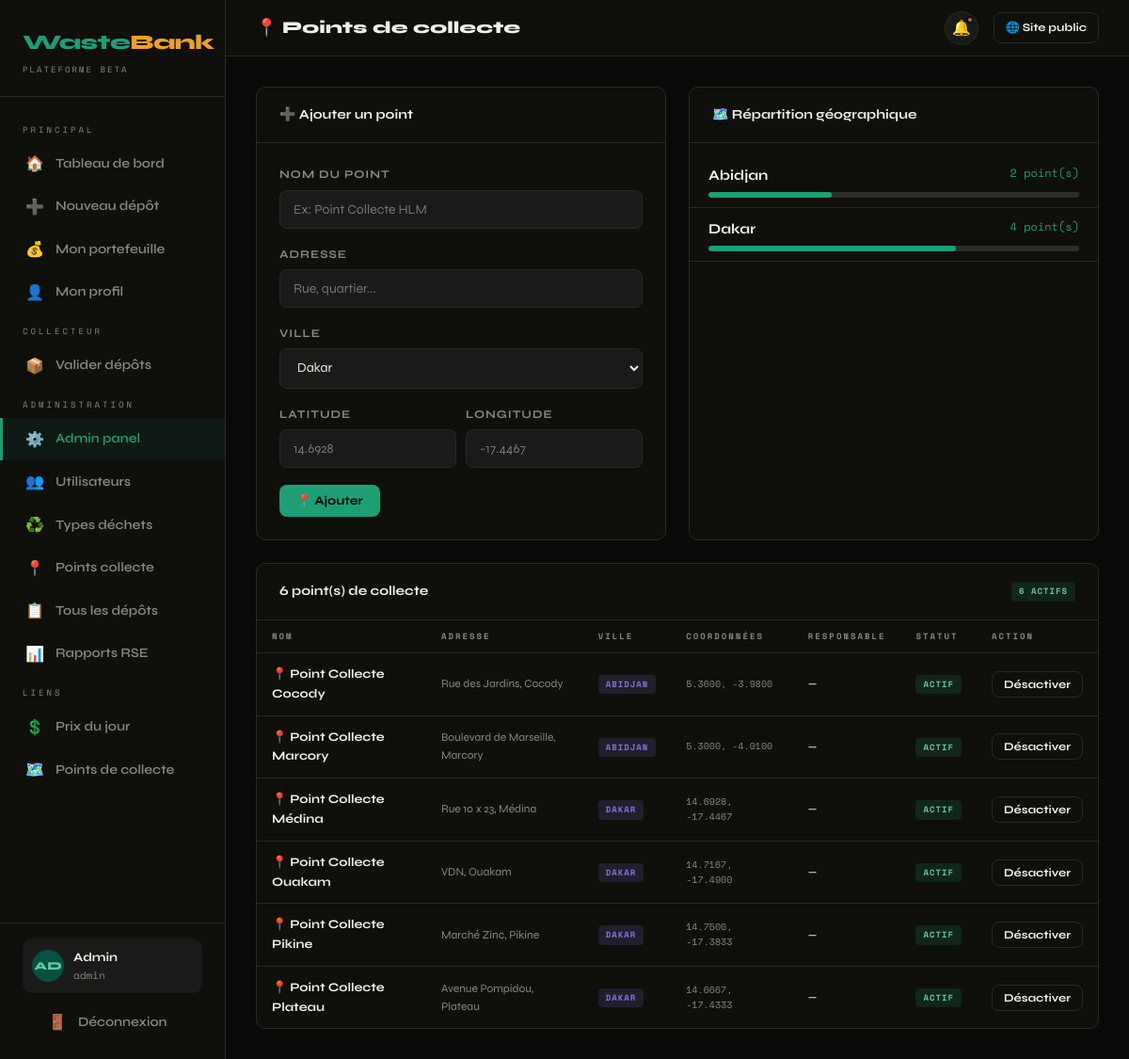
Page /admin/collection-points (signed in) on the committed database.
### tables this page shows
CREATE TABLE users (
            id          INTEGER PRIMARY KEY AUTOINCREMENT,
            name        TEXT NOT NULL,
            email       TEXT UNIQUE NOT NULL,
            phone       TEXT UNIQUE,
            password    TEXT NOT NULL,
            role        TEXT NOT NULL DEFAULT 'citizen',  -- citizen | collector | admin
            city        TEXT DEFAULT 'Dakar',
            balance     REAL DEFAULT 0.0,
            points      INTEGER DEFAULT 0,
            avatar      TEXT,
            created_at  TEXT DEFAULT (datetime('now')),
            active      INTEGER DEFAULT 1
        );

CREATE TABLE collection_points (
            id          INTEGER PRIMARY KEY AUTOINCREMENT,
            name        TEXT NOT NULL,
            address     TEXT NOT NULL,
            city        TEXT NOT NULL,
            lat         REAL,
            lng         REAL,
            manager_id  INTEGER REFERENCES users(id),
            capacity_kg REAL DEFAULT 500,
            active      INTEGER DEFAULT 1,
            created_at  TEXT DEFAULT (datetime('now'))
        );

### routes/admin.py (the view, shortened to what this page needs)
@admin_bp.route("/collection-points", methods=["GET", "POST"])
@login_required
@admin_required
def collection_points():
    db = get_db()
    cps = db.execute("""
        SELECT cp.*, u.name as manager_name
        FROM collection_points cp
        LEFT JOIN users u ON cp.manager_id = u.id
        ORDER BY cp.city, cp.name
    """).fetchall()
    return render_template("admin/collection_points.html", points=cps)

### models/db.py (called while the page is built)
def get_db():
    if "db" not in g:
        g.db = sqlite3.connect(
            current_app.config["DATABASE"],
            detect_types=sqlite3.PARSE_DECLTYPES,
        )
        g.db.row_factory = sqlite3.Row
        g.db.execute("PRAGMA foreign_keys = ON")
    return g.db

### routes/admin.py (called while the page is built)
def admin_required(f):
    from functools import wraps
    @wraps(f)
    def decorated(*args, **kwargs):
        if session.get("user_role") != "admin":
            flash("Accès administrateur requis.", "error")
            return redirect(url_for("dash.home"))
        return f(*args, **kwargs)
    return decorated

### routes/auth.py (called while the page is built)
def login_required(f):
    from functools import wraps
    @wraps(f)
    def decorated(*args, **kwargs):
        if "user_id" not in session:
            flash("Connectez-vous pour accéder à cette page.", "warning")
            return redirect(url_for("auth.login"))
        return f(*args, **kwargs)
    return decorated

### templates/admin/collection_points.html (shortened to what this page needs)
{% extends "dashboard/layout.html" %}
{% block page_title %}📍 Points de collecte{% endblock %}
{% block content %}
<div class="grid-2" style="margin-bottom:24px;">
  <div class="card">
    <div class="card-header"><span class="card-title">➕ Ajouter un point</span></div>
    <div class="card-body">
      <form method="POST">
        <div class="form-group"><label>Nom du point</label><input type="text" name="name" required placeholder="Ex: Point Collecte HLM"></div>
        <div class="form-group"><label>Adresse</label><input type="text" name="address" required placeholder="Rue, quartier..."></div>
        <div class="form-group">
          <label>Ville</label>
          <select name="city">
            {% for c in ['Dakar','Thiès','Saint-Louis','Ziguinchor','Abidjan','Cotonou','Lomé','Bamako','Ouagadougou'] %}
            <option>{{ c }}</option>{% endfor %}
          </select>
        </div>
        <div class="grid-2" style="gap:10px;">
          <div class="form-group"><label>Latitude</label><input type="number" name="lat" step="0.0001" placeholder="14.6928"></div>
          <div class="form-group"><label>Longitude</label><input type="number" name="lng" step="0.0001" placeholder="-17.4467"></div>
        </div>
        <button type="submit" class="btn btn-primary">📍 Ajouter</button>
      </form>
    </div>
  </div>
  <div class="card">
    <div class="card-header"><span class="card-title">🗺️ Répartition géographique</span></div>
    <div class="card-body" style="padding:12px 0;">
      {% set cities = points|groupby('city') %}
      {% for city, cpoints in cities %}
      <div style="padding:10px 20px;border-bottom:1px solid var(--border);">
        <div style="display:flex;justify-content:space-between;margin-bottom:6px;">
          <span style="font-weight:700;">{{ city }}</span>
          <span class="mono text-green" style="font-size:12px;">{{ cpoints|list|length }} point(s)</span>
        </div>
        <div class="progress-bar">
          <div class="progress-fill" style="width:{{ [(cpoints|list|length) / (points|length) * 100, 100]|min }}%;"></div>
        </div>
      </div>
      {% endfor %}
    </div>
  </div>
</div>
<div class="card">
  <div class="card-header">
    <span class="card-title">{{ points|length }} point(s) de collecte</span>
    <span class="badge badge-green">{{ points|selectattr('active')|list|length }} actifs</span>
  </div>
  <div class="table-wrap">
    <table>
      <thead><tr><th>Nom</th><th>Adresse</th><th>Ville</th><th>Coordonnées</th><th>Responsable</th><th>Statut</th><th>Action</th></tr></thead>
      <tbody>
        {% for cp in points %}
        <tr style="{% if not cp['active'] %}opacity:.4;{% endif %}">
          <td style="font-weight:700;">📍 {{ cp['name'] }}</td>
          <td style="font-size:12px;color:var(--muted);">{{ cp['address'] }}</td>
          <td><span class="badge badge-purple">{{ cp['city'] }}</span></td>
          <td class="mono" style="font-size:10px;color:var(--muted);">
            {% if cp['lat'] %}{{ "%.4f"|format(cp['lat']) }}, {{ "%.4f"|format(cp['lng']) }}{% else %}—{% endif %}
          </td>
          <td style="font-size:12px;">{{ cp['manager_name'] or '—' }}</td>
          <td>{% if cp['active'] %}<span class="badge badge-green">Actif</span>{% else %}<span class="badge badge-gray">Inactif</span>{% endif %}</td>
          <td>
            <form method="POST" style="display:inline;">
              <button type="submit" class="btn btn-outline btn-sm">{% if cp['active'] %}Désactiver{% else %}Activer{% endif %}</button>
            </form>
          </td>
        </tr>
        {% endfor %}
      </tbody>
    </table>
  </div>
</div>
{% endblock %}

### templates/dashboard/layout.html (shortened to what this page needs)
{% extends "base.html" %}
{% block body %}
<div class="app-layout">
  <aside class="sidebar" id="sidebar">
    <div class="sidebar-logo">
      <div class="logo-text"><span class="logo-waste">Waste</span><span class="logo-bank">Bank</span></div>
      <div style="font-family:'Space Mono',monospace;font-size:9px;color:var(--muted);letter-spacing:2px;margin-top:4px;">PLATEFORME BETA</div>
    </div>
    <nav class="sidebar-nav">
      <div class="nav-section-label">Principal</div>
      <a href="{{ url_for('dash.home') }}" class="nav-item {% if request.endpoint == 'dash.home' %}active{% endif %}">
        <span class="nav-icon">🏠</span> Tableau de bord
      </a>
      <a href="{{ url_for('dash.new_deposit') }}" class="nav-item {% if request.endpoint == 'dash.new_deposit' %}active{% endif %}">
        <span class="nav-icon">➕</span> Nouveau dépôt
      </a>
      <a href="{{ url_for('dash.wallet') }}" class="nav-item {% if request.endpoint == 'dash.wallet' %}active{% endif %}">
        <span class="nav-icon">💰</span> Mon portefeuille
      </a>
      <a href="{{ url_for('dash.profile') }}" class="nav-item {% if request.endpoint == 'dash.profile' %}active{% endif %}">
        <span class="nav-icon">👤</span> Mon profil
      </a>
      {% if current_user and current_user['role'] in ('collector','admin') %}
      <div class="nav-section-label">Collecteur</div>
      <a href="{{ url_for('dash.collector') }}" class="nav-item {% if request.endpoint == 'dash.collector' %}active{% endif %}">
        <span class="nav-icon">📦</span> Valider dépôts
      </a>
      {% endif %}
      {% if current_user and current_user['role'] == 'admin' %}
      <div class="nav-section-label">Administration</div>
      <a href="{{ url_for('admin.dashboard') }}" class="nav-item {% if 'admin' in request.endpoint %}active{% endif %}">
        <span class="nav-icon">⚙️</span> Admin panel
      </a>
      <a href="{{ url_for('admin.users') }}" class="nav-item">
        <span class="nav-icon">👥</span> Utilisateurs
      </a>
      <a href="{{ url_for('admin.waste_types') }}" class="nav-item">
        <span class="nav-icon">♻️</span> Types déchets
      </a>
      <a href="{{ url_for('admin.collection_points') }}" class="nav-item">
        <span class="nav-icon">📍</span> Points collecte
      </a>
      <a href="{{ url_for('admin.deposits') }}" class="nav-item">
        <span class="nav-icon">📋</span> Tous les dépôts
      </a>
      <a href="{{ url_for('admin.rse') }}" class="nav-item">
        <span class="nav-icon">📊</span> Rapports RSE
      </a>
      {% endif %}
      <div class="nav-section-label">Liens</div>
      <a href="{{ url_for('public.prices') }}" class="nav-item">
        <span class="nav-icon">💲</span> Prix du jour
      </a>
      <a href="{{ url_for('public.points_map') }}" class="nav-item">
        <span class="nav-icon">🗺️</span> Points de collecte
      </a>
    </nav>
    <div class="sidebar-footer">
      {% if current_user %}
      <div class="user-chip">
        <div class="avatar">{{ current_user['name'][:2].upper() }}</div>
        <div class="user-info">
          <div class="name">{{ current_user['name'].split()[0] }}</div>
          <div class="role">{{ current_user['role'] }}</div>
        </div>
      </div>
      <a href="{{ url_for('auth.logout') }}" class="nav-item" style="margin-top:8px;border-radius:8px;">
        <span class="nav-icon">🚪</span> Déconnexion
      </a>
      {% endif %}
    </div>
  </aside>
  <div class="main-content">
    <header class="topbar">
      <div style="display:flex;align-items:center;gap:12px;">
        <h1 class="page-title">{% block page_title %}{% endblock %}</h1>
      </div>
      <div class="topbar-right">
        {% if current_user %}
        <button class="btn-icon has-notif" id="notifBtn" title="Notifications" onclick="markNotifRead()">🔔</button>
        {% endif %}
        <a href="{{ url_for('public.index') }}" class="btn btn-outline btn-sm">🌐 Site public</a>
      </div>
    </header>
    <div class="content-area">
      {% block content %}{% endblock %}
    </div>
  </div>
</div>
{% endblock %}

### rows in the picture
users: name "AD", name "Admin", role "admin"
collection_points: city "Abidjan", cpoints "2", {{ [(cpoints|list|length) / (points|length) * 100, 100]|min }} 33.33333333333333 (drawn), name "Point Collecte Cocody", address "Rue des Jardins, Cocody", city "ABIDJAN", lat "5.3600", lng "-3.9800", cp "—", active "ACTIF"
collection_points: city "Dakar", cpoints "4", {{ [(cpoints|list|length) / (points|length) * 100, 100]|min }} 66.66666666666666 (drawn), name "Point Collecte Médina", address "Rue 10 x 23, Médina", city "DAKAR", lat "14.6928", lng "-17.4467", cp "—", active "ACTIF"
collection_points: name "Point Collecte Marcory", address "Boulevard de Marseille, Marcory", city "ABIDJAN", lat "5.3000", lng "-4.0100", cp "—", active "ACTIF"
collection_points: name "Point Collecte Ouakam", address "VDN, Ouakam", city "DAKAR", lat "14.7167", lng "-17.4900", cp "—", active "ACTIF"
collection_points: name "Point Collecte Pikine", address "Marché Zinc, Pikine", city "DAKAR", lat "14.7500", lng "-17.3833", cp "—", active "ACTIF"
collection_points: name "Point Collecte Plateau", address "Avenue Pompidou, Plateau", city "DAKAR", lat "14.6667", lng "-17.4333", cp "—", active "ACTIF"

### other values in the picture
{{ points|length }} "6"
{{ points|selectattr('active')|list|length }} "6"
form field city "Dakar"
